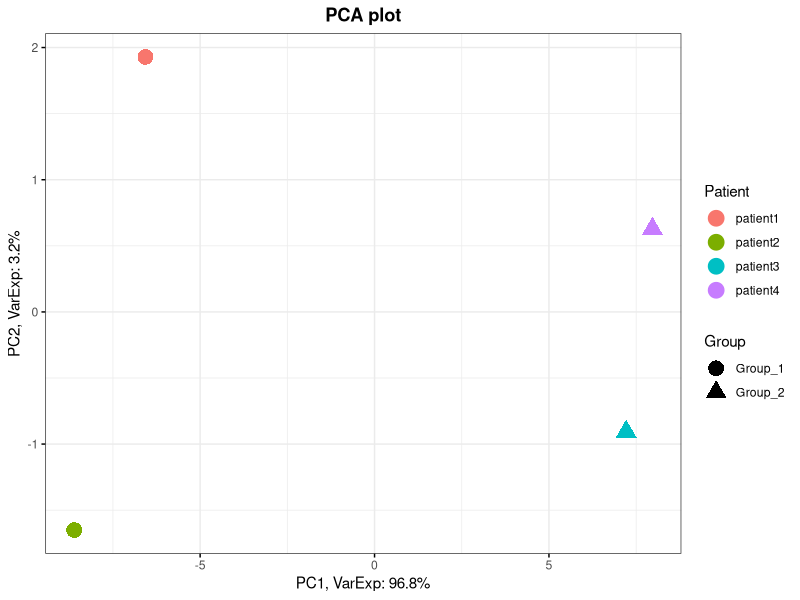
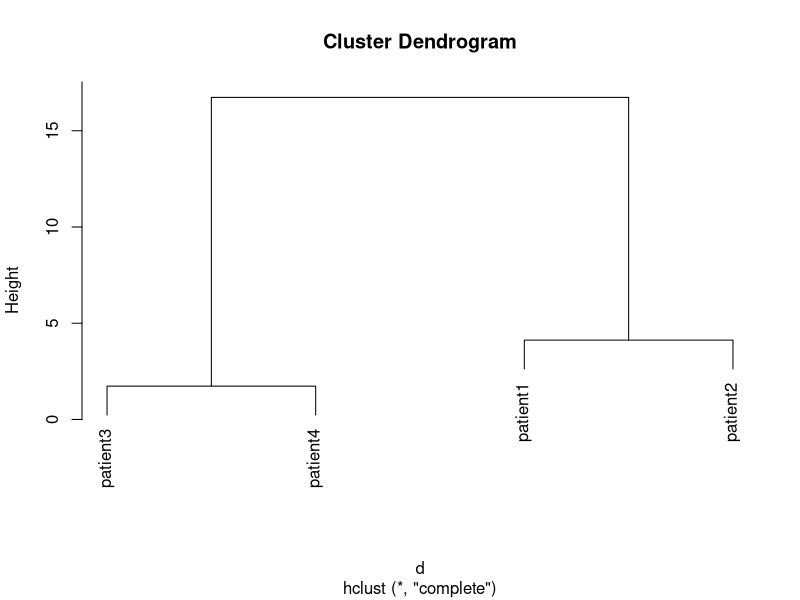

Generate these figures, in order, with R:
# Libraries first :) 
library(ggpubr)

# construct toy dataset
df=data.frame(
    IRX4=c(11,13,2,1),
    OCT4=c(10,13,4,3 ),
    PAX6=c(1 ,3 ,10,9),
    row.names=c("patient1","patient2","patient3","patient4"))

# patient id as factor for colors
id <- as.factor(rownames(df))

# Make groups for the patients (they look like they fall into 2 groups.. )
group <- as.factor(c("Group_1", "Group_1", "Group_2", "Group_2"))

# Perform PCA
PCA <- prcomp(df, scale=F)
percentVar <- round(100*PCA$sdev^2/sum(PCA$sdev^2),1)
sd_ratio <- sqrt(percentVar[2] / percentVar[1])

# Store PCA results in dataframe with metadata
dataGG <- data.frame(PC1 = PCA$x[,1], PC2 = PCA$x[,2],
                    Patient = rownames(df),
                    Group   = group)

# Plot the patients in 2D space
ggscatter(dataGG, x="PC1", y="PC2",
                  color = "Patient", shape = "Group",
                  title = "PCA plot", size = 5,
                  xlab = paste0("PC1, VarExp: ", percentVar[1], "%"),
                  ylab = paste0("PC2, VarExp: ", percentVar[2], "%"),
                  ggtheme = theme_bw()) + 
                  theme(legend.position = "right") + 
                  theme(plot.title = element_text(hjust = 0.5, face = "bold"))

# Plot the dendogram 
d=dist(df)
hc=hclust(d,method="complete")
plot(hc)